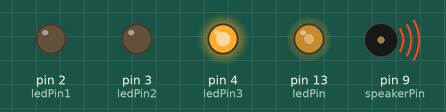
Simulated run of this sketch. Board: Arduino Uno, built with avr-gcc and run on an emulated ATmega328P. Parts: output pins drawn as LEDs (lit = HIGH), buzzer (waves = sounding). Pins used as bus, display or sensor lines are not drawn.

Above: at 1.86 s.
At 4.4 s:
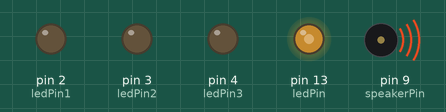
At 9.87 s:
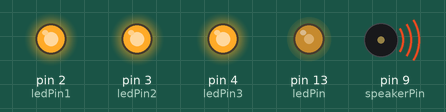
At 12.11 s:
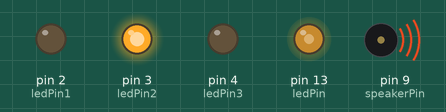
At 20.11 s:
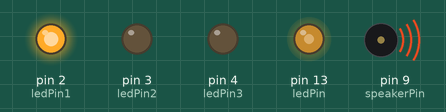
At 35.13 s:
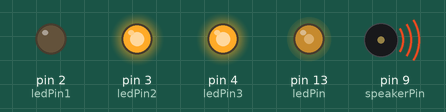
Timing chart, 0 to 40.0 s (numbered marks = the images above):
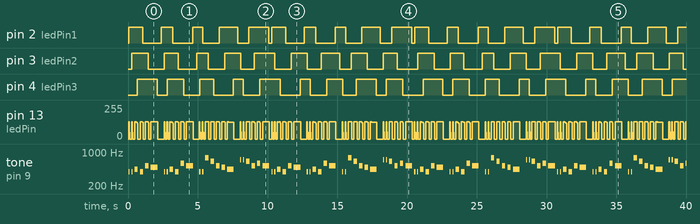

The sketch:

arduino-happy-birthday-sounds-and-lights.ino
```cpp
// (licence header left out)
int speakerPin = 9;
int ledPin = 13;
int ledPin1 = 2;
int ledPin2 = 3;
int ledPin3 = 4;
bool b1 = true;
bool b2 = true;
bool b3 = true;

int length = 28; // the number of notes

char notes[] = "GGAGcB GGAGdc GGxecBA yyecdc";

int beats[] = { 2, 2, 8, 8, 8, 16, 1, 2, 2, 8, 8,8, 16, 1, 2,2,8,8,8,8,16, 1,2,2,8,8,8,16 };

int tempo = 150;

void playTone(int tone, int duration) {

int index = 1;
for (long i = 0; i < duration * 1000L; i += tone * 2) {

   digitalWrite(speakerPin, HIGH);
   digitalWrite(ledPin, HIGH);

   delayMicroseconds(tone);

   digitalWrite(speakerPin, LOW);
   digitalWrite(ledPin, LOW);

   index++;

   delayMicroseconds(tone);

}

}

void playNote(char note, int duration) {

char names[] = {'C', 'D', 'E', 'F', 'G', 'A', 'B',

                 'c', 'd', 'e', 'f', 'g', 'a', 'b',

                 'x', 'y' };

int tones[] = { 1915, 1700, 1519, 1432, 1275, 1136, 1014,

                 956,  834,  765,  593,  468,  346,  224,

                 655 , 715 };

int SPEE = 5;

// play the tone corresponding to the note name

for (int i = 0; i < 17; i++) {

   if (names[i] == note) {
    int newduration = duration/SPEE;
     playTone(tones[i], newduration);

   }

}

}

void setup() {

pinMode(speakerPin, OUTPUT);
pinMode(ledPin, OUTPUT);
pinMode(ledPin1, OUTPUT);
pinMode(ledPin2, OUTPUT);
pinMode(ledPin3, OUTPUT);

}

void loop() {

for (int i = 0; i < length; i++) {

   if (notes[i] == ' ') {

     delay(beats[i] * tempo); // rest

   } else {

     playNote(notes[i], beats[i] * tempo);

   }

   if (i % 3 == 0) {
    if (b1) digitalWrite(ledPin1, HIGH); else digitalWrite(ledPin1, LOW);
    b1 = !b1;
   }
   else if (i % 3 == 1) {
    if (b2) digitalWrite(ledPin2, HIGH); else digitalWrite(ledPin2, LOW);
    b2 = !b2;
   }
   else if (i % 3 == 2) {
    if (b3) digitalWrite(ledPin3, HIGH); else digitalWrite(ledPin3, LOW);
    b3 = !b3;
   }

   // pause between notes

   delay(tempo);

}

}
```

Measured:
- by itself, pin 3 (ledPin2): LOW → HIGH at 0.27 s, → LOW 1.2 s later, → HIGH 1.1 s later, → LOW 1.0 s later, … (36 changes in this stretch)
- by itself, pin 4 (ledPin3): LOW → HIGH at 0.67 s, → LOW 1.4 s later, → HIGH 0.72 s later, → LOW 1.2 s later, … (35 changes in this stretch)
- by itself, pin 2 (ledPin1): repeats every 10.2 s: LOW 1.3 s, HIGH 0.82 s, LOW 1.4 s, HIGH 0.72 s, LOW 1.2 s, HIGH 1.3 s, LOW 0.81 s, HIGH 1.4 s, LOW 0.21 s, HIGH 1.0 s
- by itself, tone on pin 9 (speakerPin): plays 390 Hz for 0.08 s, 390 Hz for 0.08 s, 437 Hz for 0.24 s, 390 Hz for 0.24 s, 519 Hz for 0.24 s, 489 Hz for 0.48 s … (99 notes in this stretch)
